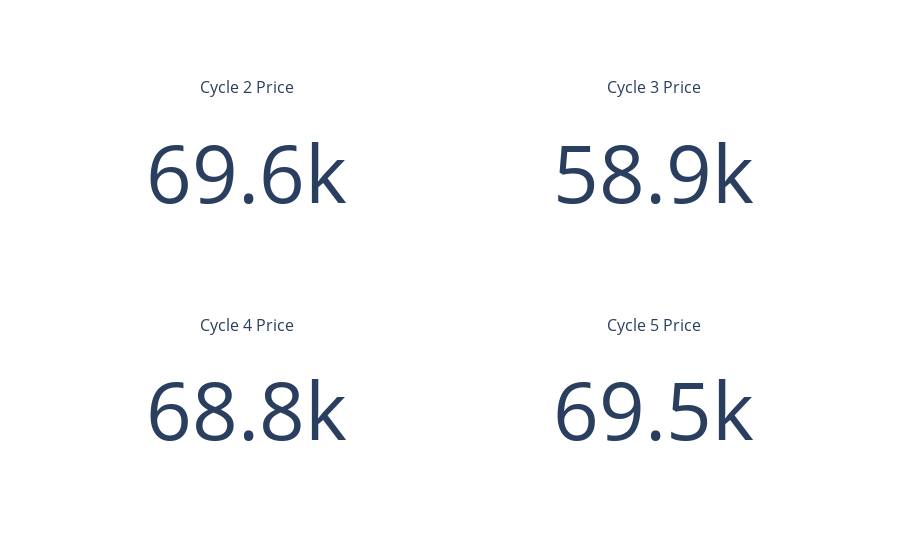

The code cell stored with this chart in its notebook:
### Code cell
import plotly.subplots as sp

# Create a 2x2 grid of subplots of type 'indicator'
fig = sp.make_subplots(rows=2, cols=2, subplot_titles=("Cycle 2 Price", "Cycle 3 Price", "Cycle 4 Price", "Cycle 5 Price"), specs=[[{'type': 'indicator'}, {'type': 'indicator'}], [{'type': 'indicator'}, {'type': 'indicator'}]])

# Add traces for each cycle
fig.add_trace(go.Indicator(
    mode = "number",
    value = compare_df['cycle2_price'].iloc[-1]),
    row=1, col=1)

fig.add_trace(go.Indicator(
    mode = "number",
    value = compare_df['cycle3_price'].iloc[-1]),
    row=1, col=2)

fig.add_trace(go.Indicator(
    mode = "number",
    value = compare_df['cycle4_price'].iloc[-1]),
    row=2, col=1)

fig.add_trace(go.Indicator(
    mode = "number",
    value = compare_df['cycle5_price'].iloc[-1]),
    row=2, col=2)

fig.show()

### Figure 1 — Plotly figure (JSON) as saved in the notebook; plotly's stock layout.template omitted (floating-point values rounded to 4 significant figures)
{"data": [{"domain": {"x": [0, 0.45], "y": [0.625, 1]}, "mode": "number", "type": "indicator", "value": 69640.0}, {"domain": {"x": [0.55, 1], "y": [0.625, 1]}, "mode": "number", "type": "indicator", "value": 58910.0}, {"domain": {"x": [0, 0.45], "y": [0, 0.375]}, "mode": "number", "type": "indicator", "value": 68840.0}, {"domain": {"x": [0.55, 1], "y": [0, 0.375]}, "mode": "number", "type": "indicator", "value": 69520.0}], "layout": {"annotations": [{"font": {"size": 16}, "showarrow": false, "text": "Cycle 2 Price", "x": 0.225, "xanchor": "center", "xref": "paper", "y": 1, "yanchor": "bottom", "yref": "paper"}, {"font": {"size": 16}, "showarrow": false, "text": "Cycle 3 Price", "x": 0.775, "xanchor": "center", "xref": "paper", "y": 1, "yanchor": "bottom", "yref": "paper"}, {"font": {"size": 16}, "showarrow": false, "text": "Cycle 4 Price", "x": 0.225, "xanchor": "center", "xref": "paper", "y": 0.375, "yanchor": "bottom", "yref": "paper"}, {"font": {"size": 16}, "showarrow": false, "text": "Cycle 5 Price", "x": 0.775, "xanchor": "center", "xref": "paper", "y": 0.375, "yanchor": "bottom", "yref": "paper"}]}}
